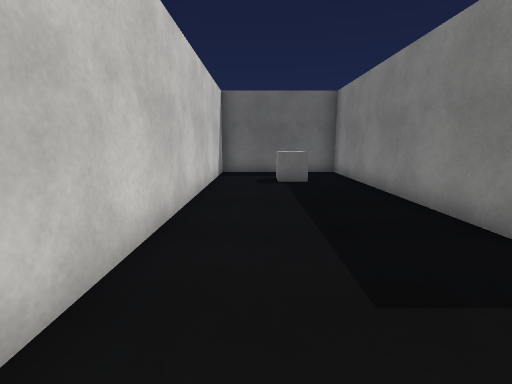
view 1 (above)

24 first-person views from a walk through a 3-D level made in the Unity game engine. The camera is 1.3 m above the floor, tilts 10° down and sees 85° across. The floor is counted in squares, 1 m on a side. Each view is taken from the middle of a square. On the plan, view 1 faces up. The plan holds only what a view shows up to about 13 squares ahead; the rest is blank. Some animated figures are left out. Surface patterns are stand-ins for the level's own textures.

view 2
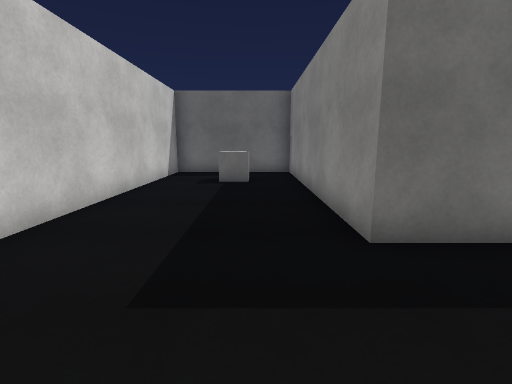

view 3
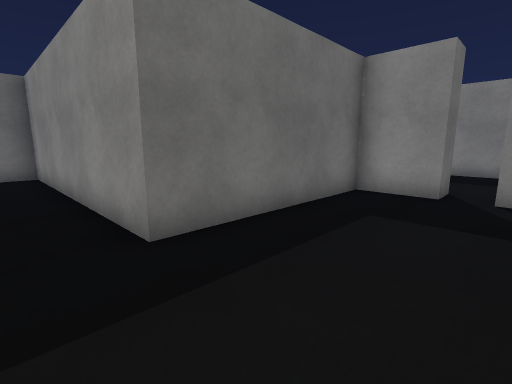

view 4
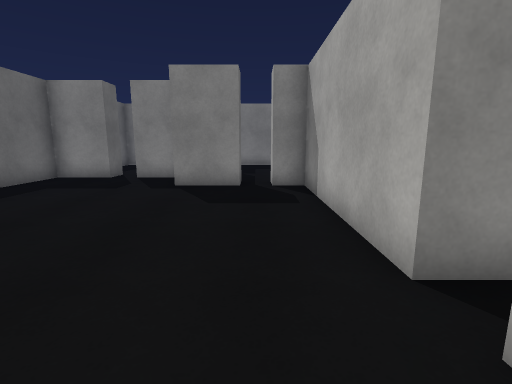

view 5
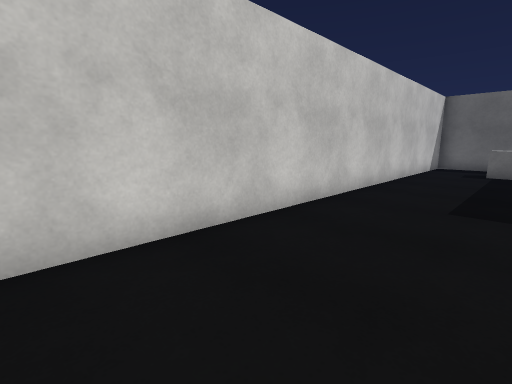

view 6
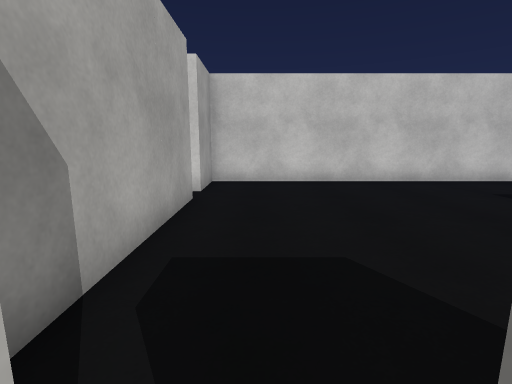

view 7
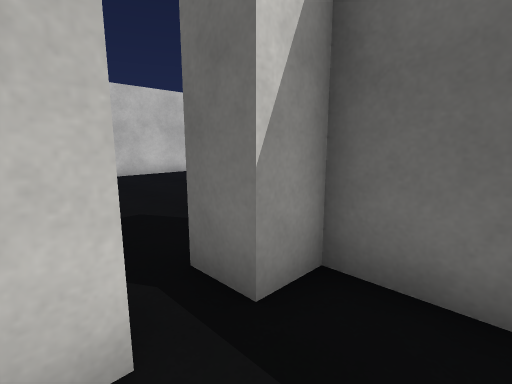

view 8
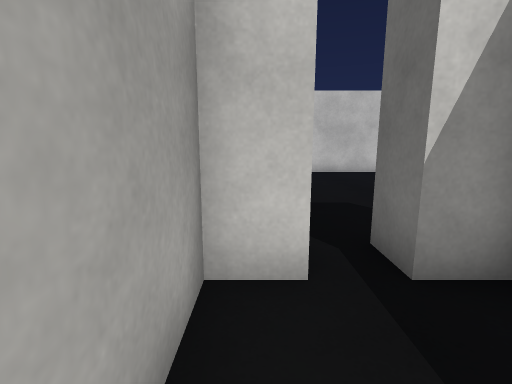

view 9
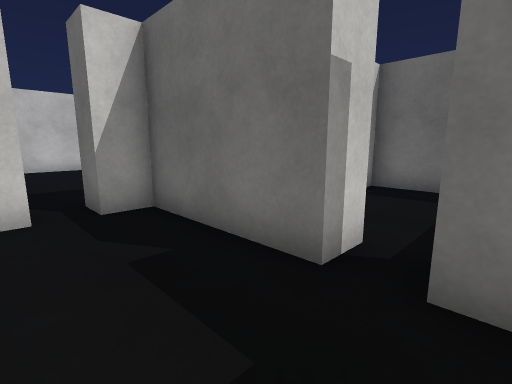

view 10
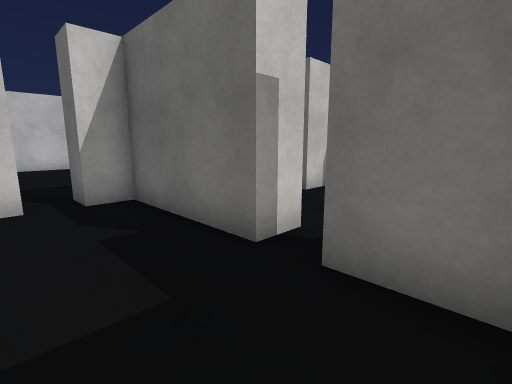

view 11
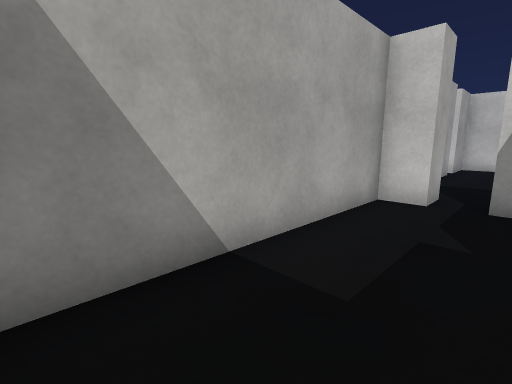

view 12
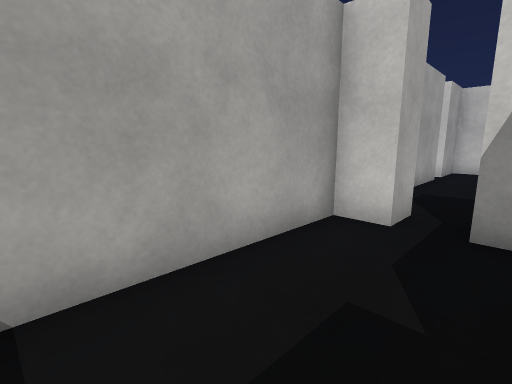

view 13
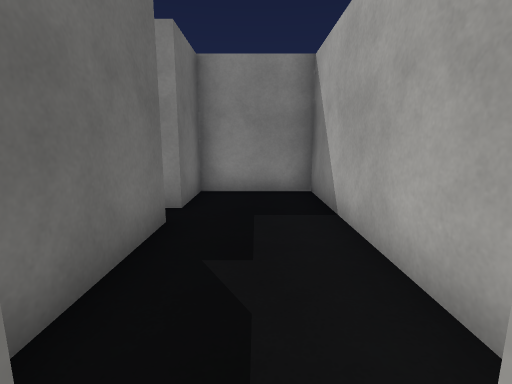

view 14
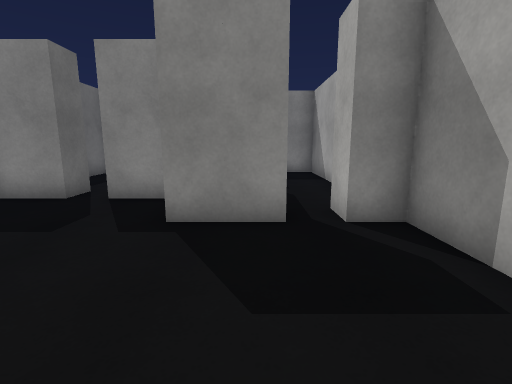

view 15
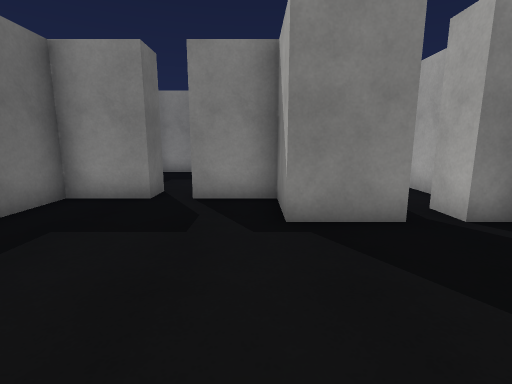

view 16
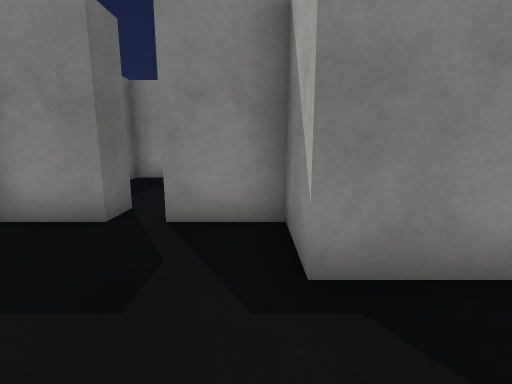

view 17
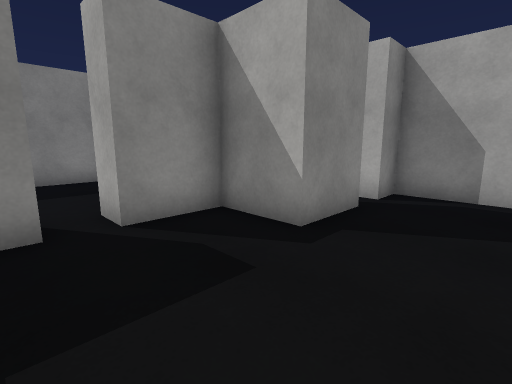

view 18
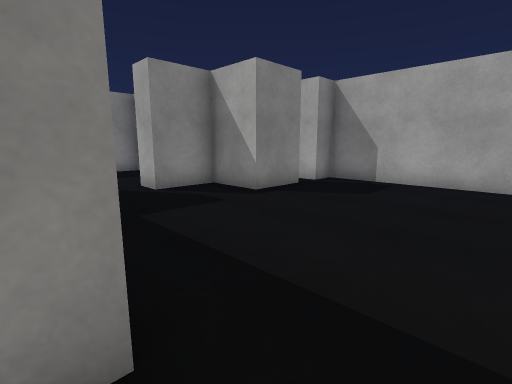

view 19
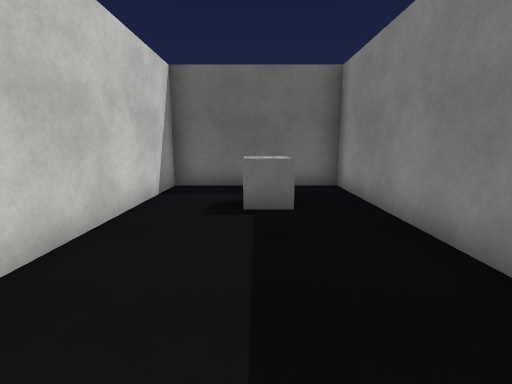

view 20
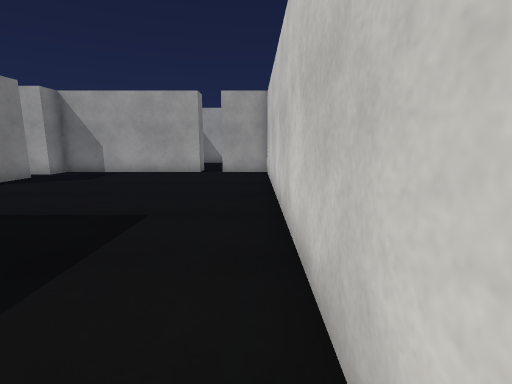

view 21
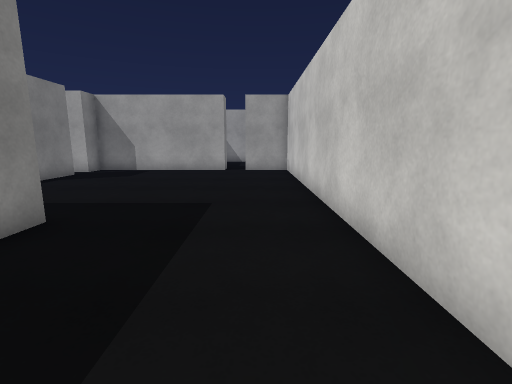

view 22
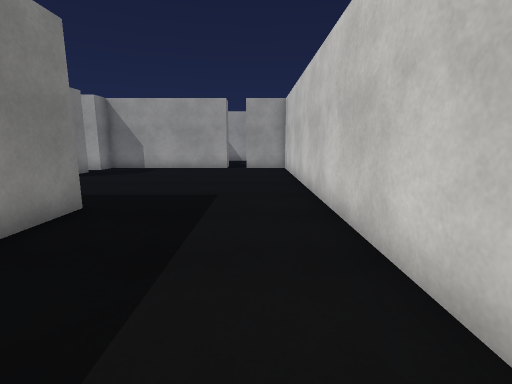

view 23
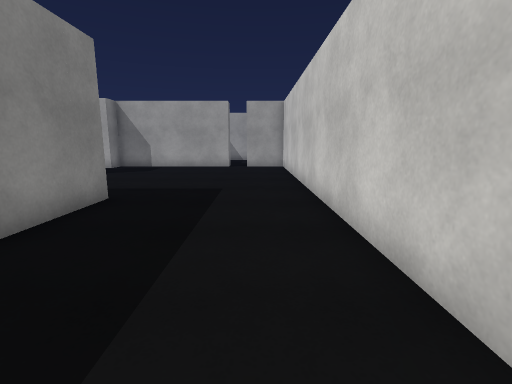

view 24
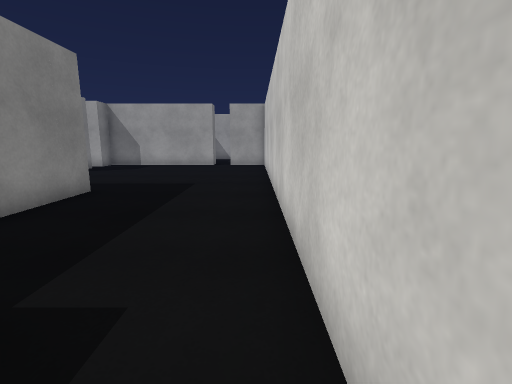

### Floor plan
Ten units are one square. View 1 is at (0, 0); x grows to the right and y downward. Boxes are objects, and circles mark ways between rooms. Rooms are numbered by the first view taken in them; rooms with no view inside come last. Other rooms are left out.
<svg viewBox="-20 -130 180 195">
<path fill="none" stroke="#000" d="M105 -15 95 -15 95 -35 35 -35 35 -125 -15 -125 -15 55 5 55M15 55 75 55 75 45 85 45M85 35 75 35 75 15 95 15 95 -5 105 -5M125 14 125 25 85 25 85 35M85 45 85 55 155 55 155 25 135 25 135 21M124 -35 105 -35 105 -15M155 12 155 -35 138 -35"/>
<rect x="5" y="-105" width="20" height="20" fill="#bbb"><title>cube</title></rect>
<circle cx="80" cy="40" r="3" fill="#2a7"/>
<circle cx="100" cy="-10" r="3" fill="#2a7"/>
<circle cx="130" cy="20" r="3" fill="#2a7"/>
<text x="30" y="-20">1</text>
<text x="120" y="40">2</text>
<text x="130" y="-10">3</text>
</svg>
Room 1 opens to room 2. Room 1 opens to room 3. Room 2 opens to room 3.

Where each view was taken, in squares from view 1:
view 1: 0 up, 0 right, facing up
view 2: 0 up, 2 right, facing up
view 3: 0 up, 2 right, facing up-right
view 4: 4 down, 1 left, facing right
view 5: 4 down, 2 right, facing up-left
view 6: 4 down, 8 right, facing left
view 7: 5 down, 10 right, facing up-left
view 8: 5 down, 11 right, facing left
view 9: 5 down, 14 right, facing up-left
view 10: 5 down, 15 right, facing up-left
view 11: 3 down, 15 right, facing down-left
view 12: 3 down, 13 right, facing down-left
view 13: 4 down, 8 right, facing right
view 14: 3 down, 3 right, facing right
view 15: 1 down, 3 right, facing right
view 16: 1 down, 5 right, facing right
view 17: 2 up, 5 right, facing down-right
view 18: 4 up, 2 right, facing down-right
view 19: 4 up, 1 right, facing up
view 20: 7 up, 1 left, facing down
view 21: 8 up, 0 right, facing down
view 22: 9 up, 0 right, facing down
view 23: 10 up, 0 right, facing down
view 24: 11 up, 1 left, facing down
